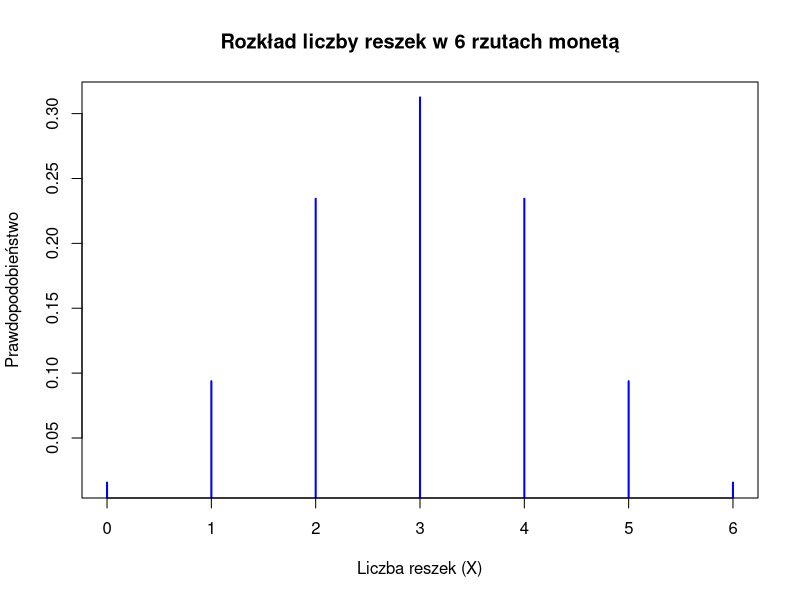

R code for this plot:
# Zadanie 1: Rozkład dwumianowy dla rzutu monetą 6 razy
n1 <- 6
p1 <- 0.5

# P(X = 5)
prob_1_1 <- dbinom(5, n1, p1)
# P(X >= 3)
prob_1_2 <- pbinom(3,n1,p1)
# P(2 ≤ X ≤ 4)
prob_1_3 <- pbinom(4, n1, p1) - pbinom(2, n1, p1)

# Wykres rozkładu X
x1 <- 0:n1
y1 <- dbinom(x1, n1, p1)
plot(x1, y1, type = "h", lwd = 2, col = "blue", main = "Rozkład liczby reszek w 6 rzutach monetą", xlab = "Liczba reszek (X)", ylab = "Prawdopodobieństwo") # nolint: line_length_linter.

# Zadanie 2: Rozkład Poissona dla sprzedaży samochodów
lambda_2 <- 3 * 2

# P(X = 5)
prob_2_1 <- dpois(5, lambda_2)
# P(X ≥ 4)
prob_2_2 <- ppois(3, lambda_2)
# P(3 ≤ X ≤ 5)
prob_2_3 <- ppois(5, lambda_2) - ppois(2, lambda_2)

# Wykres rozkładu Y
# x2 <- 0:30
# y2 <- dpois(x2, lambda_2)
# plot(x2, y2, type = "h", lwd = 2, col = "red", main = "Rozkład liczby sprzedanych samochodów", xlab = "Liczba sprzedanych samochodów (Y)", ylab = "Prawdopodobieństwo") # nolint: line_length_linter.


# Zadanie 3: Średnia i wariancja 

x <- c(1,2,3,4)
p <- c(0.2, 0.4, 0.3, 0.1)

e_x <- sum(x * p)  # Średnia E(X)
var_x <- sum((x - e_x)^2 * p)  # Wariancja Var(X)

# Zadanie 6: Wykresy rozkładów X i Y
x6 <- 0:10
p_x6 <- c(0.2, 0.4, 0.3, 0.1, rep(0, 7))

y6 <- 0:10
p_y6 <- dpois(y6, 2)

# Wykres rozkładów X 
# plot(x6, p_x6, type="h", lwd=2, col="blue", main="Porównanie rozkładów X i Y", xlab="Wartość zmiennej losowej", ylab="Prawdopodobieństwo")
# lines(y6, p_y6, type="h", lwd=2, col="red")
# legend("topright", legend=c("X", "Y"), col=c("blue", "red"), lwd=2)

